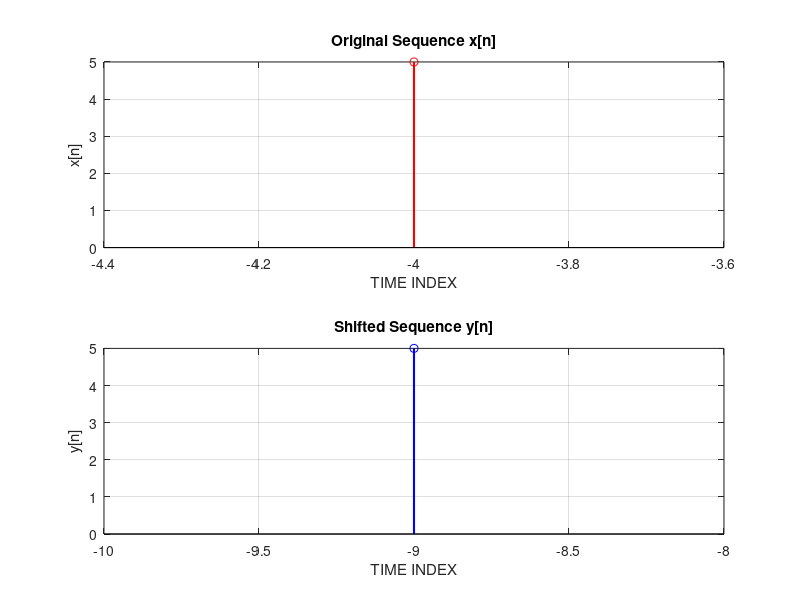
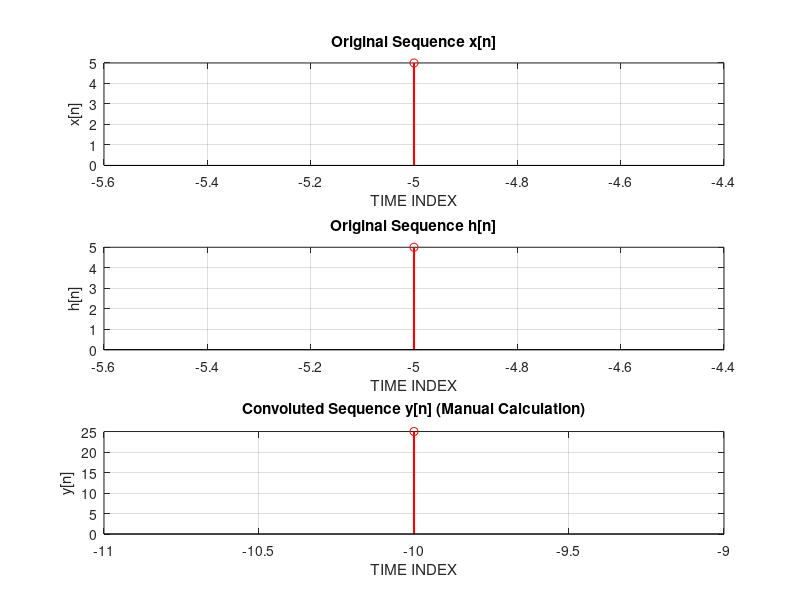

Here is the MATLAB script that generated these plots, in order:
%------------------------------------------- Question 1 ------------------------------------

x_samples = input('Enter the samples of x[n] as a vector (e.g., [1 2 3 4]): ');
n_zero_index = input('Enter the position of n=0 for x[n] (index): ');
time_shift = input('Enter the time delay/advance (positive for delay, negative for advance): ');

n_original = (1:length(x_samples)) - n_zero_index;
n_shifted = n_original - time_shift;

figure;

subplot(2,1,1);
stem(n_original, x_samples, 'r', 'LineWidth', 1.5); grid on;
xlabel('TIME INDEX'); ylabel('x[n]');
title('Original Sequence x[n]');

subplot(2,1,2);
stem(n_shifted, x_samples, 'b', 'LineWidth', 1.5); grid on;
xlabel('TIME INDEX'); ylabel('y[n]');
title(['Shifted Sequence y[n]']);


% ----------------------------------------- Question 2 -----------------------------------------

% Input the first sequence and its time index reference
x_samples = input('Enter the samples of x[n] as a vector (e.g., [1 2 3 4]): ');
x_n0_index = input('Enter the position of n=0 for x[n] (index): ');

% Input the second sequence and its time index reference
h_samples = input('Enter the samples of h[n] as a vector (e.g., [1 2 3 4]): ');
h_n0_index = input('Enter the position of n=0 for h[n] (index): ');

% Define time indices for both sequences
x_time_indices = (0:length(x_samples)-1) - x_n0_index;
h_time_indices = (0:length(h_samples)-1) - h_n0_index;

% Define time indices for the convolution result
conv_time_indices = (0:(length(x_samples) + length(h_samples) - 2)) - (x_n0_index + h_n0_index);
conv_result = zeros(1, length(conv_time_indices));

% Perform manual convolution
for x_index = 1:length(x_samples)
    for h_index = 1:length(h_samples)
        conv_result(x_index + h_index - 1) = conv_result(x_index + h_index - 1) + x_samples(x_index) * h_samples(h_index);
    end
end

% Plot the original sequences and the convolution result
figure;

subplot(3,1,1);
stem(x_time_indices, x_samples, 'r', 'LineWidth', 1.5); grid on;
xlabel('TIME INDEX'); ylabel('x[n]');
title('Original Sequence x[n]');

subplot(3,1,2);
stem(h_time_indices, h_samples, 'r', 'LineWidth', 1.5); grid on;
xlabel('TIME INDEX'); ylabel('h[n]');
title('Original Sequence h[n]');

subplot(3,1,3);
stem(conv_time_indices, conv_result, 'r', 'LineWidth', 1.5); grid on;
xlabel('TIME INDEX'); ylabel('y[n]');
title('Convoluted Sequence y[n] (Manual Calculation)');
